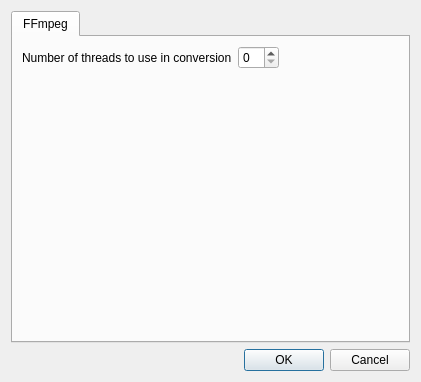
<?xml version="1.0" encoding="UTF-8"?>
<ui version="4.0">
 <class>OptionsDialog</class>
 <widget class="QDialog" name="OptionsDialog">
  <property name="geometry">
   <rect>
    <x>0</x>
    <y>0</y>
    <width>421</width>
    <height>382</height>
   </rect>
  </property>
  <property name="windowTitle">
   <string>Dialog</string>
  </property>
  <layout class="QVBoxLayout" name="verticalLayout">
   <item>
    <widget class="QTabWidget" name="tabWidget">
     <property name="currentIndex">
      <number>0</number>
     </property>
     <widget class="QWidget" name="tabFFmpeg">
      <attribute name="title">
       <string>FFmpeg</string>
      </attribute>
      <layout class="QFormLayout" name="formLayout">
       <item row="0" column="0">
        <layout class="QHBoxLayout" name="horizontalLayout">
         <item>
          <widget class="QLabel" name="lblThreads">
           <property name="text">
            <string>Number of threads to use in conversion</string>
           </property>
          </widget>
         </item>
         <item>
          <widget class="QSpinBox" name="spinThreads"/>
         </item>
        </layout>
       </item>
      </layout>
     </widget>
    </widget>
   </item>
   <item>
    <widget class="QDialogButtonBox" name="buttonBox">
     <property name="orientation">
      <enum>Qt::Horizontal</enum>
     </property>
     <property name="standardButtons">
      <set>QDialogButtonBox::Cancel|QDialogButtonBox::Ok</set>
     </property>
    </widget>
   </item>
  </layout>
 </widget>
 <resources/>
 <connections>
  <connection>
   <sender>buttonBox</sender>
   <signal>accepted()</signal>
   <receiver>OptionsDialog</receiver>
   <slot>accept()</slot>
   <hints>
    <hint type="sourcelabel">
     <x>248</x>
     <y>254</y>
    </hint>
    <hint type="destinationlabel">
     <x>157</x>
     <y>274</y>
    </hint>
   </hints>
  </connection>
  <connection>
   <sender>buttonBox</sender>
   <signal>rejected()</signal>
   <receiver>OptionsDialog</receiver>
   <slot>reject()</slot>
   <hints>
    <hint type="sourcelabel">
     <x>316</x>
     <y>260</y>
    </hint>
    <hint type="destinationlabel">
     <x>286</x>
     <y>274</y>
    </hint>
   </hints>
  </connection>
 </connections>
</ui>
